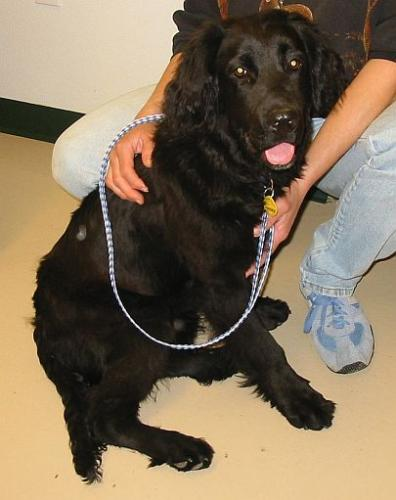
#> input picture python/deeplearning/data/Dog/10080.jpg, 396 x 500 px
$ python kaggle.py
#> lines starting #> are read from the running program, lines starting #| are printed output that depends on the picture
import numpy as np
import matplotlib.pyplot as plt
import os
import cv2

DATADIR = "data/"
CATEGORIES = ["Dog", "Cat"]
for category in CATEGORIES:
    path = os.path.join(DATADIR, category)
    for img in os.listdir(path):
        img_array = cv2.imread(os.path.join(path, img), cv2.IMREAD_GRAYSCALE)
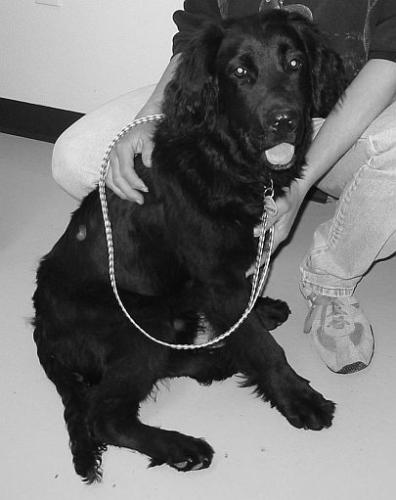
#> img_array: shape (500, 396); min 0, max 255, mean 115.2
        plt.imshow(img_array, cmap="gray")
        plt.show()
        break
    break
